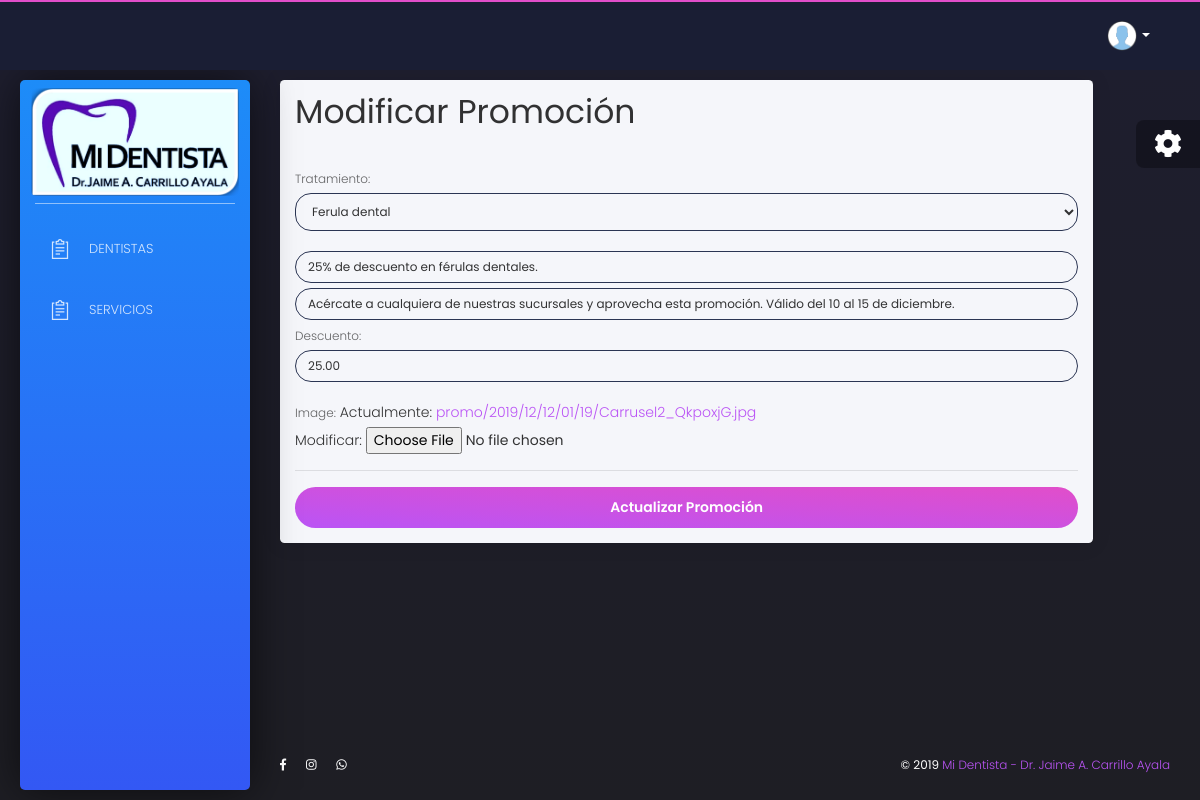
/core/modificarpromocion/4, run on the app's committed database.
### core/models.py (models this page shows)
class Promocion(models.Model):
    id = models.AutoField(primary_key=True)
    tratamiento = models.ForeignKey(Tratamiento, on_delete=models.CASCADE, blank=True, null=True)
    titulo = models.CharField(max_length=64)
    descripcion = models.CharField(max_length=512)
    descuento = models.DecimalField(max_digits=5, decimal_places=2, default=0, validators=[MinValueValidator(0)])
    image = models.ImageField(upload_to='promo/%Y/%m/%D/', null=True, blank=True)
    created = models.DateField(auto_now=True)

### core/views.py (the view)
# urls.py: path('modificarpromocion/<int:pk>', ModificarPromocion.as_view(), name = 'modificarpromocion'),
class ModificarPromocion(SuperuserRequiredMixin, UpdateView):
    model = Promocion
    form_class = NuevaPromocionForm
    template_name = 'core/promocion_update.html'
    success_url = reverse_lazy('core:blog')

### core/forms.py (shortened to what this page needs)
class NuevaPromocionForm(forms.ModelForm):
    tratamiento =  TratamientoModelChoiceField(queryset = Tratamiento.objects.filter().order_by('id'), required = True, widget = forms.Select(attrs={'class':'form-control'}))
    image = forms.ImageField(required=True)
    class Meta:
        model = Promocion
        fields = ['tratamiento', 'titulo', 'descripcion','descuento', 'image']
        widgets = {
            'titulo': forms.TextInput(attrs={'class':'form-control', 'placeholder':'Título:'}),
            'descripcion': forms.TextInput(attrs={'class':'form-control', 'placeholder':'Descripcion: '}),
            'descuento': forms.NumberInput(attrs={'class':'form-control', 'placeholder':'Descuento: '}),
            'image': forms.ClearableFileInput(attrs={'class':'form-control-file mt-3'})
        }
        labels = {
            'tratamiento':'',
            'titulo':'',
            'descripcion':'',
            'descuento':'Descuento' ,
            'image':'Imagen'
        }

### core/forms.py (called while the page is built)
    def label_from_instance(self, Tratamiento):
         return Tratamiento.nombre

### core/templates/core/promocion_update.html (shortened to what this page needs)
{% extends 'core/base.html' %}
{% block content %}
<div class="content">
    <div class="row">
        <div class="col-md-11">
			<div class="card white-content">
              	<div class="card-header">
              		<h1>Modificar Promoción</h1>
				</div>
				<div class="card-body">
					<form method="post" enctype="multipart/form-data">{% csrf_token %}
						{{ form.as_p }}
						<hr>
						<div class = "text-center">
						<input type="submit" class = "btn btn-primary btn-block" value= "Actualizar Promoción" />
						</div>
					</form>
				</div>
			</div>
	    </div>
	</div>
</div>
{% endblock %}

### data on the page
Promocion: tratamiento "Ferula dental", titulo "25% de descuento en férulas dentales.", descripcion "Acércate a cualquiera de nuestras sucursales y aprovecha esta promoción. Válido del 10 al 15 de diciembre.", descuento "25.00"
